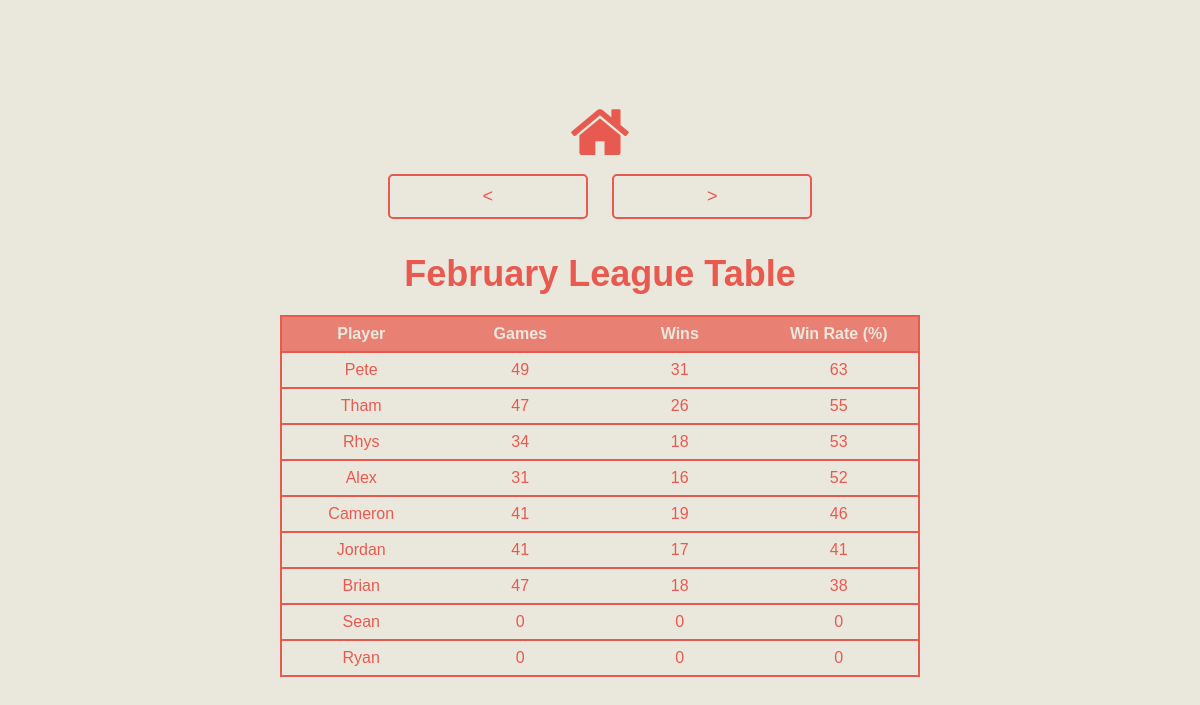
The page /pool/leaguetable/2/ on the database as committed earlier.
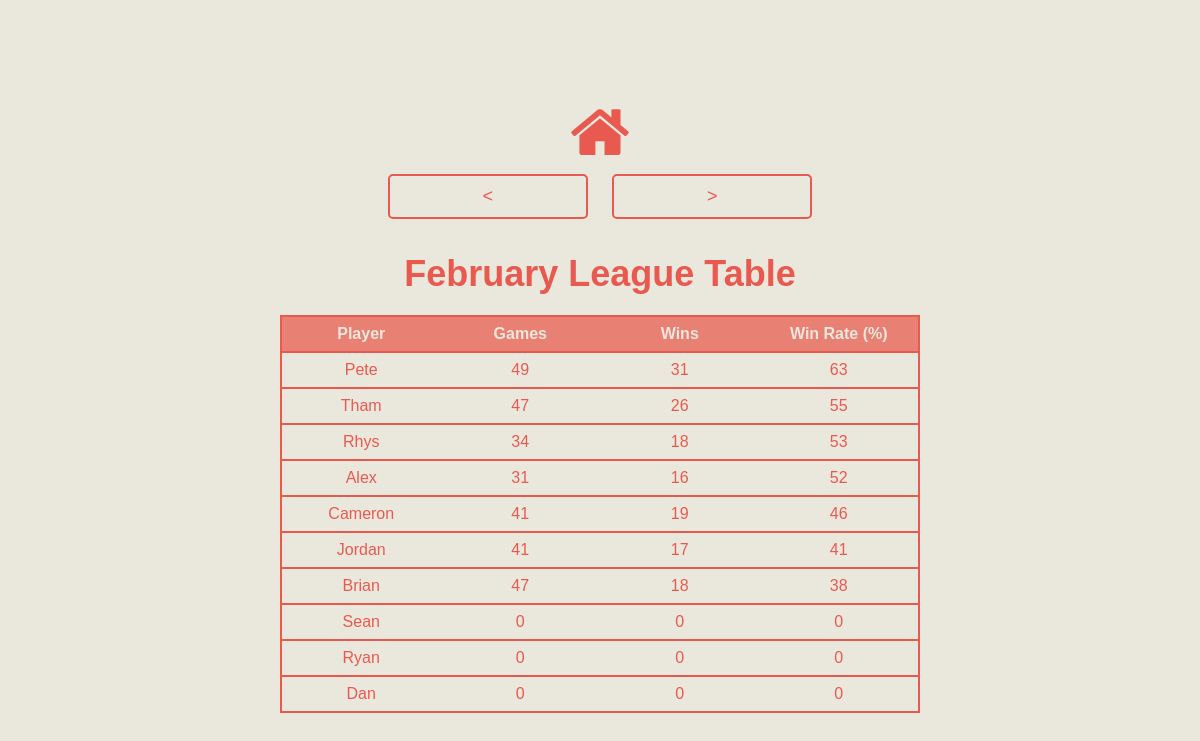
The same page on the database as committed later.
### pool/models.py (models this page shows, shortened)
class Player(models.Model):
    name = models.CharField(max_length=200, unique=True)

### pool/views.py (the view)
# urls.py: path('leaguetable/<int:month>/', views.league_table, name='league_table'),
def league_table(request, month):
    games_in_month = Game.objects.filter(game_date__month=month)
    players = Player.objects.all()
    player_stats = [get_player_stats(player, games_in_month) for player in players]
    player_stats = sorted(player_stats, key=lambda x: x[3], reverse=True)
    context = {
        "month_str": calendar.month_name[month],
        "players_stats": player_stats
    }
    return render(request, "pool/leaguetable.html", context)

### pool/views.py (called while the page is built)
def get_player_stats(player, games):
    total_games = sum(1 for game in games if player in [game.player_1, game.player_2])
    wins = sum(1 for game in games if game.winner == player)
    win_rate = (wins / total_games) * 100 if total_games > 0 else 0
    win_rate = round(win_rate)
    return [player.name, total_games, wins, win_rate]

### pool/templates/pool/leaguetable.html
{% extends "./index.html" %}
{% block userelements %}
<button class="button" id="prev-month"><</button>
<button class="button" id="next-month">></button>
{% endblock %}
{% block title %}
<h1>{{ month_str }} League Table</h1>
{% endblock %}
{% block maincontent %}
<table id="league-table">
    <thead>
        <tr>
            <th>Player</th>
            <th>Games</th>
            <th>Wins</th>
            <th>Win Rate (%)</th>
        </tr>
    </thead>
    <tbody>
        {% for player in players_stats %}
        <tr>
            <td>{{ player.0 }}</td>
            <td>{{ player.1 }}</td>
            <td>{{ player.2 }}</td>
            <td>{{ player.3 }}</td>
        </tr>
        {% endfor %}
    </tbody>
</table>
{% endblock %}

Rows that differ between the two databases and show on the page:
added Player: name "Dan"
Other text that changed with them:
new list line: "0 0 0"
